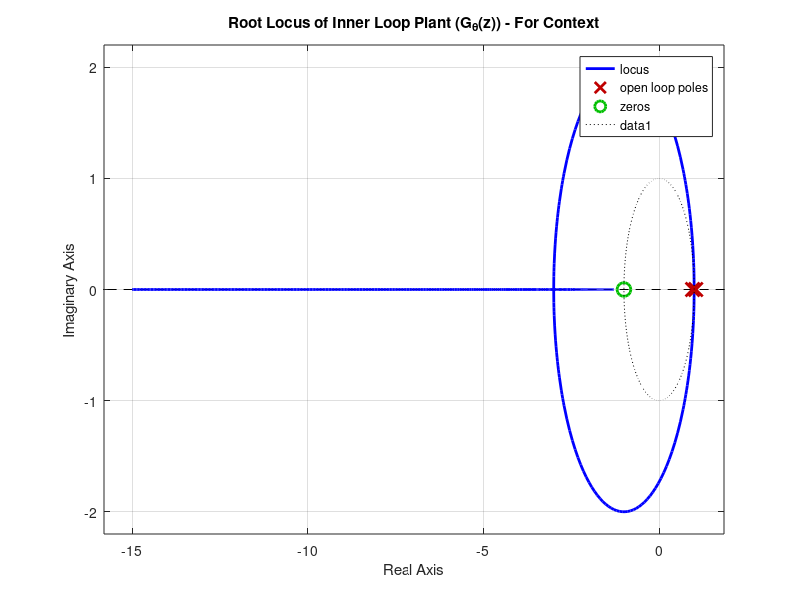
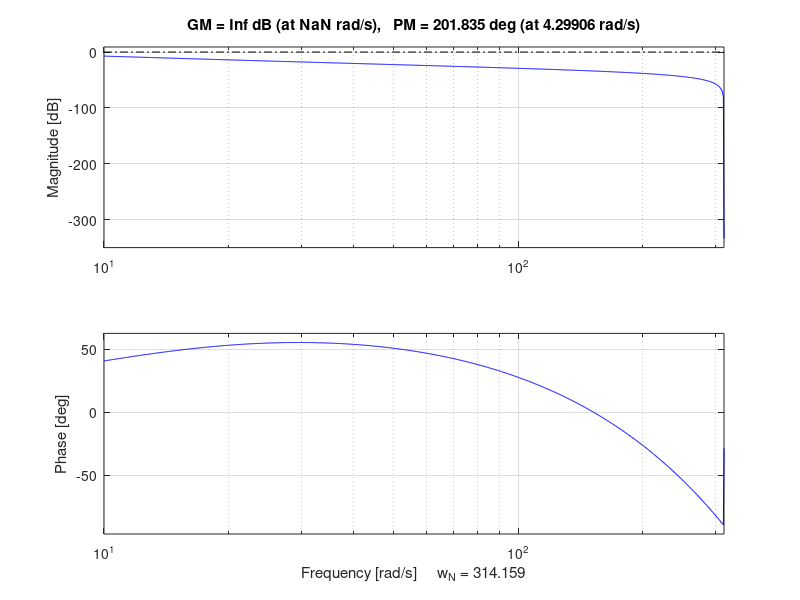
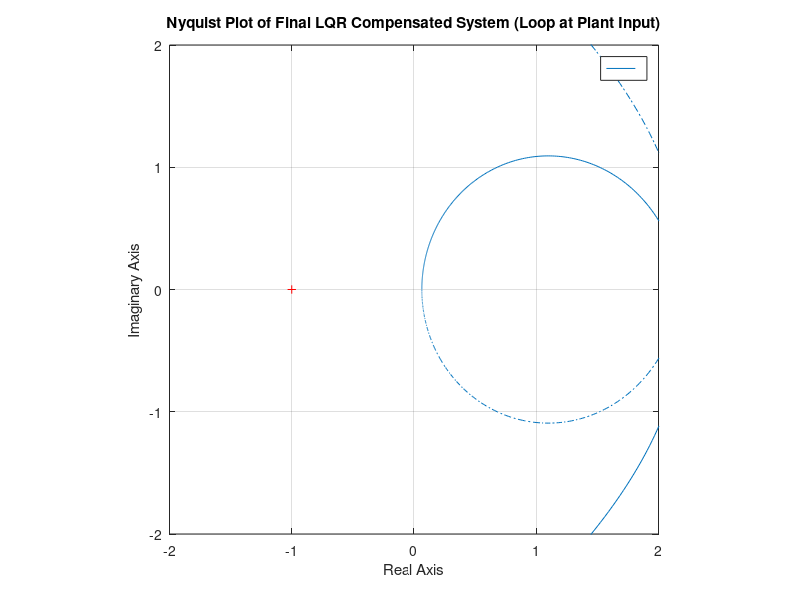
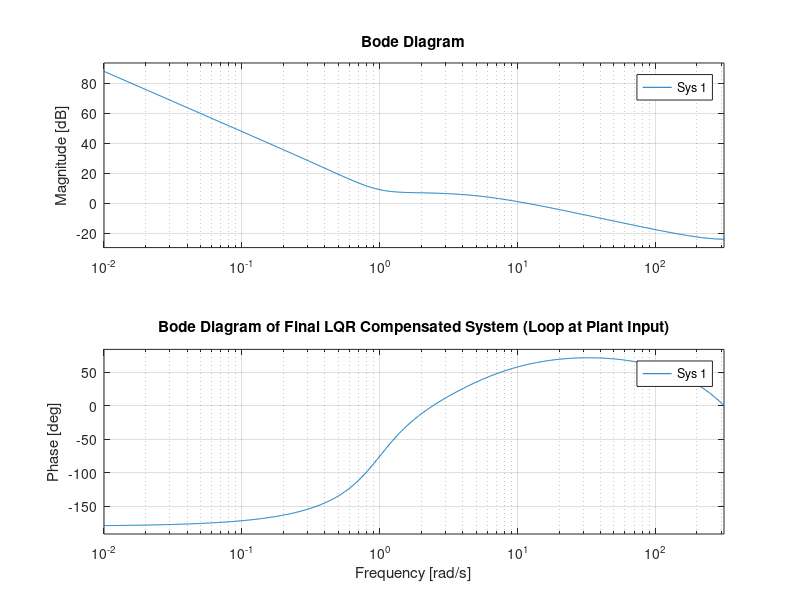

Write the MATLAB code that produced these figures, in order.
% --- MATLAB Code to Generate Analysis Plots for Section 6 ---
clear all; close all; clc;

%% --- 1. System Definition and Discretization ---
% (Same as before - defines Ad, Bd, Cd, Dd, Ts, sysd_ss, G_theta)
m_c = 1.1; m_p = 0.1; L = 0.5; g = 9.81;
A = [0 0 1 0; 0 0 0 1; 0 (m_p*g)/m_c 0 0; 0 ((m_c+m_p)*g)/(m_c*L) 0 0];
B = [0; 0; 1/m_c; 1/(m_c*L)];
C = [1 0 0 0; 0 1 0 0]; D = [0; 0];
sys = ss(A, B, C, D); Ts = 0.01;
sysd = c2d(sys, Ts, 'zoh');
Ad = sysd.A; Bd = sysd.B; Cd = sysd.C; Dd = sysd.D;
sysd_ss = ss(Ad, Bd, Cd, Dd, Ts); % Discrete state-space object
G_theta = tf(sysd_ss(2, 1)); % TF from u to theta

disp('System model defined.');

%% --- 2. Define FINAL Controller Parameters ---

% LQR Controller (Final Adjusted Tuning: Q=diag([10,10,1,10]))
if exist('controller_gains.mat', 'file')
    load('controller_gains.mat', 'K', 'L', 'Rn');
    disp('Loaded FINAL K, L, Rn from controller_gains.mat');
    if ~isequal(size(L), [4, 2])
        error('Loaded Kalman gain L does not have 4x2 dimensions! Re-run lqr_controller.m (DARE version).');
    end
else
    error('controller_gains.mat not found. Please run lqr_controller.m (DARE version) first.');
end

% PID Controller (Final Tuned Filtered PD-PD parameters)
Kp_theta = -20;
Ki_theta = 0;
Kd_theta = -2;
% IMPORTANT NOTE for frequency analysis:
% Modeling the filter and the cascade structure accurately for Bode/RLocus
% is complex. We will plot the simplified INNER LOOP PD characteristics.
z = tf('z', Ts);
Deriv_BE = (z-1)/(Ts*z); % Backward Euler approx for D-term TF
C_pd_inner_tf = Kp_theta + Kd_theta * Deriv_BE; % Unfiltered PD TF for analysis
C_pd_inner_tf.Variable = 'z';

disp('Final controller parameters defined/loaded.');

%% --- 3. Generate Analysis Plots for Section 6 ---

% --- Figure X: Root Locus of Inner Loop Plant (G_theta) ---
% Note: This only shows the plant characteristics, not the compensated system poles.
% It's useful context but doesn't directly compare controllers.
figure('Name', 'Plant Root Locus'); % Use descriptive name
rlocus(G_theta);
hold on;
theta_circle = linspace(0, 2*pi, 200);
plot(cos(theta_circle), sin(theta_circle), 'k:'); % Unit circle
hold off;
title('Root Locus of Inner Loop Plant (G_{\theta}(z)) - For Context');
grid on;
saveas(gcf, 'Figure_Comp_Plant_RLocus.png'); % Suggests context plot
disp('Plant Root Locus plot generated and saved.');

% --- Figure Y: Bode Plot of PID Compensated INNER Loop ---
figure('Name', 'PID Inner Loop Bode');
Loop_pd_inner = C_pd_inner_tf * G_theta;
bode(Loop_pd_inner); % Create Bode plot
grid on;

% --- CHANGE THE TITLE COMMAND AGAIN ---
% Original line causing error:
% title('Bode Plot of PID Compensated Inner Loop', ...
%       '(Simplified: PD only, No Filter, No Outer Loop)');

% New version using sprintf to create a single multi-line string:
title_str = sprintf('Bode Plot of PID Compensated Inner Loop\n(Simplified: PD only, No Filter, No Outer Loop)');
title(title_str);
% --- END CHANGE ---

margin(Loop_pd_inner); % Show margins on the plot
[Gm_pid, Pm_pid] = margin(Loop_pd_inner); % Get margin values
fprintf('Simplified PID Inner Loop: PM = %.1f deg, GM = %.1f dB\n', Pm_pid, 20*log10(Gm_pid));
saveas(gcf, 'Figure_Comp_PID_Bode.png');
disp('Simplified PID Inner Loop Bode plot generated and saved.');

% --- Figure Z: Nyquist Plot of LQR Compensated System ---
figure('Name', 'LQR Nyquist');
% Create state-space controller object (Observer + Gain K)
Ac = Ad - L*Cd - Bd*K; Bc = L; Cc = -K; Dc = 0;
ctrl_lqr_ss = ss(Ac, Bc, Cc, Dc, Ts);
% Define plant with analysis points
plant_ap = ss(Ad, Bd, Cd, Dd, Ts);
plant_ap.InputName = 'u_plant'; plant_ap.OutputName = 'y';
ctrl_lqr_ss.InputName = 'y'; ctrl_lqr_ss.OutputName = 'u_plant';
% Calculate loop transfer function at plant input
try
    Lsens = loopsens(plant_ap, ctrl_lqr_ss);
    LoopGain_LQR_Input = Lsens.Li;
    nyquist(LoopGain_LQR_Input);
    axis equal; xlim([-2 2]); ylim([-2 2]); % Adjust limits if needed
catch ME_loopsens
     warning('loopsens failed. Plotting regulator loop gain -K(zI-Ad)^{-1}Bd instead.');
     RegLoopGain = K * tf(ss(Ad,Bd,eye(4),0*Bd,Ts));
     nyquist(-RegLoopGain); axis equal; xlim([-2 2]); ylim([-2 2]);
end
grid on;
title('Nyquist Plot of Final LQR Compensated System (Loop at Plant Input)');
saveas(gcf, 'Figure_Comp_LQR_Nyquist.png');
disp('LQR Nyquist plot generated and saved.');

% --- Figure W: Bode Diagram of LQR Compensated System ---
figure('Name', 'LQR Bode');
try
    bode(LoopGain_LQR_Input); % Use loop gain from Nyquist calculation
    grid on;
    [Gm_lqr, Pm_lqr] = margin(LoopGain_LQR_Input); % Get & display margins
    fprintf('LQR System Loop Gain: PM = %.1f deg, GM = %.1f dB\n', Pm_lqr, 20*log10(Gm_lqr));
catch ME_bode_lqr
    warning('Bode plot using loopsens failed. Plotting regulator loop gain instead.');
    RegLoopGain = K * tf(ss(Ad,Bd,eye(4),0*Bd,Ts));
    bode(-RegLoopGain); grid on;
    [Gm_lqr_alt, Pm_lqr_alt] = margin(-RegLoopGain);
    fprintf('LQR Regulator Loop Gain: PM = %.1f deg, GM = %.1f dB\n', Pm_lqr_alt, 20*log10(Gm_lqr_alt));
end
title('Bode Diagram of Final LQR Compensated System (Loop at Plant Input)');
saveas(gcf, 'Figure_Comp_LQR_Bode.png');
disp('LQR Bode plot generated and saved.');

disp('All comparison analysis plots generated and saved.');